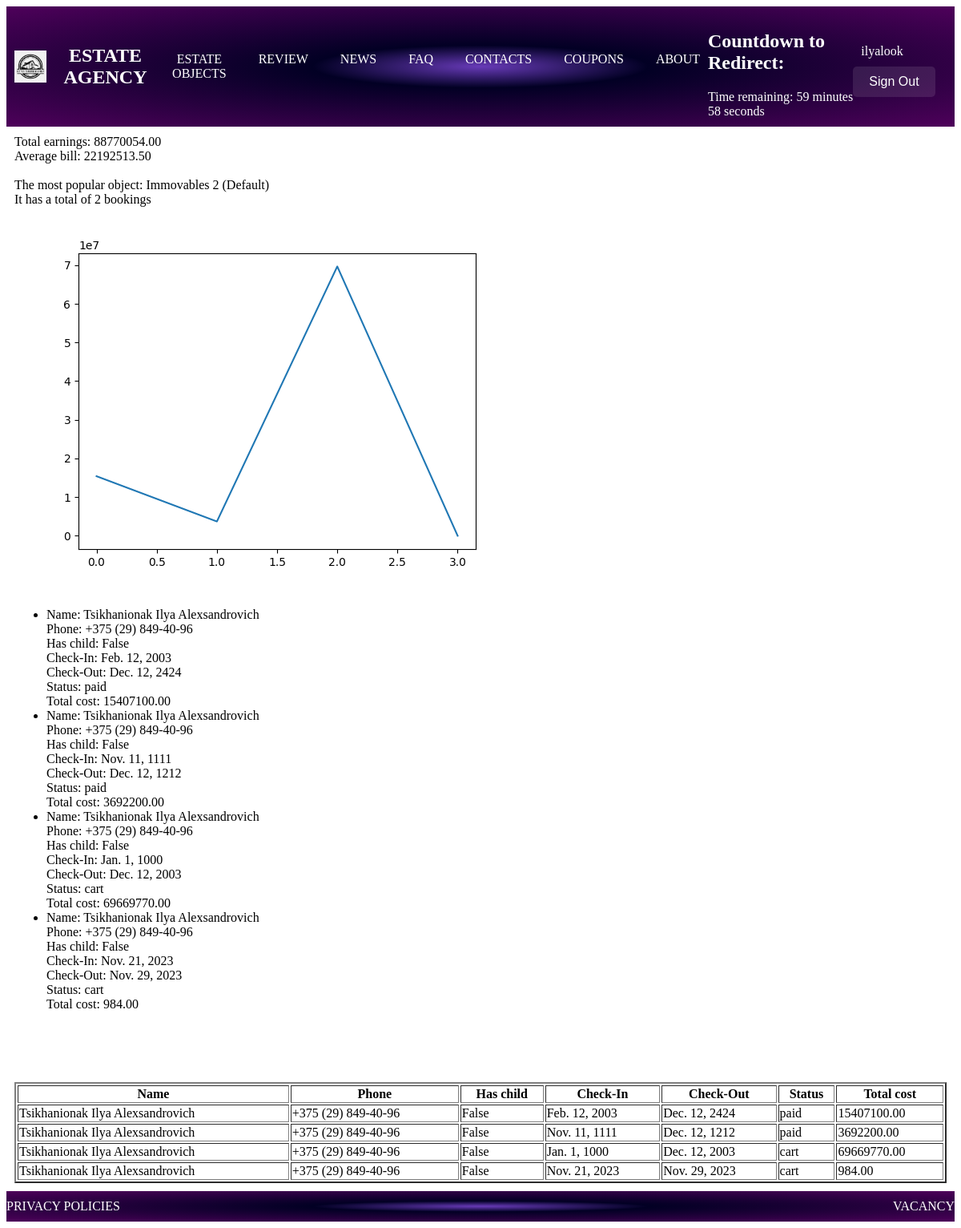
The app's page /EstateAgency/analyse/ (signed in) with its own data.
### EstateAgency/models.py (models this page shows, shortened)
class Client(AbstractUser):
    first_name = models.CharField(max_length=100)
    last_name = models.CharField(max_length=100)
    patronymic = models.CharField(max_length=100)
    birth_date = models.DateField()
    phone_number = models.CharField(max_length=20)
    def __str__(self):
        return f"{self.last_name} {self.first_name} {self.patronymic}"

class Immovables(models.Model):
    category = models.ForeignKey(Category, on_delete=models.CASCADE)
    capacity = models.IntegerField()
    price = models.DecimalField(max_digits=8, decimal_places=2)
    photo = models.ImageField(upload_to='static/immovables/', blank=True)
    def __str__(self):
        return f"Immovables {self.id} ({self.category})"

class Category(models.Model):
    name = models.CharField(max_length=50)
    def __str__(self):
        return self.name

class Booking(models.Model):
    immovables = models.ForeignKey(Immovables, on_delete=models.CASCADE)
    client = models.ForeignKey(Client, on_delete=models.CASCADE)
    check_in_date = models.DateField()
    check_out_date = models.DateField()
    has_child = models.BooleanField(default=False)
    STATUS_CHOICES = [
        ('paid', 'Paid'),
        ('cart', 'Cart'),
    ]
    status = models.CharField(max_length=10, choices=STATUS_CHOICES, default='cart')
    def calculate_total_cost(self):
        duration = self.check_out_date - self.check_in_date
        return duration.days * self.immovables.price

### EstateAgency/views.py (the view)
# urls.py: path('analyse/', views.analyse, name='agency_analyse')
def analyse(request):
    if not request.user.is_authenticated:
        return redirect("EstateAgency:agency_list", 0)
    try:
        bookings = Booking.objects.all()
        list_total_cost = [booking.calculate_total_cost() for booking in bookings]
        sum_cost = sum(list_total_cost)
        average_bill = sum_cost / len(list_total_cost)
        popular_immovables = Booking.objects.values('immovables').annotate(total_bookings=Count('immovables')). \
            order_by('-total_bookings').first()
        total_bookings = popular_immovables['total_bookings']
        immovables = Immovables.objects.get(id=popular_immovables['immovables'])
        plt.plot(list_total_cost)
        buf = io.BytesIO()
        plt.savefig(buf, format='png')
        buf.seek(0)
        plot_data = base64.b64encode(buf.read()).decode('ascii')
        return render(request, 'EstateAgency/agency_analyse.html', {'bookings': bookings,
                                                            'total_earnings': sum_cost,
                                                            'average_bill': average_bill,
                                                            'total_bookings': total_bookings,
                                                            'most_popular_immovables': immovables,
                                                            'plot_data': plot_data})
    except:
        return render(request, 'EstateAgency/agency_analyse.html', {'bookings': None,
                                                            'total_earnings': None,
                                                            'average_bill': None,
                                                            'total_bookings': None,
                                                            'most_popular_immovables': None,
                                                            'plot_data': None})

### EstateAgency/templates/EstateAgency/agency_analyse.html (shortened to what this page needs)
{% extends 'EstateAgency/base_agency.html' %}
{% block content %}
<label style="text-align: center;">Total earnings: {{total_earnings}}</label><br>
<label style="text-align: center;">Average bill: {{average_bill}}</label><br><br>
<label style="text-align: center;">The most popular object: {{most_popular_immovables}}</label><br>
<label style="text-align: center;">It has a total of {{total_bookings}} bookings</label><br>
<img>
<ul>
    {% for booking in bookings %}
    <li>
        <div>
            <label>Name: {{ booking.client }}</label><br>
            <label>Phone: {{ booking.client.phone_number }}</label><br>
            <label>Has child: {{ booking.has_child }}</label><br>
            <label>Check-In: {{ booking.check_in_date }}</label><br>
            <label>Check-Out: {{ booking.check_out_date }}</label><br>
            <label>Status: {{ booking.status }}</label><br>
            <label>Total cost: {{ booking.calculate_total_cost }}</label>
        </div>
    </li>
    {% empty %}
    <li>No booking</li>
    {% endfor %}
</ul>
<table border="2" style="width:100%;">
    <tr>
        <th>Name</th>
        <th>Phone</th>
        <th>Has child</th>
        <th>Check-In</th>
        <th>Check-Out</th>
        <th>Status</th>
        <th>Total cost</th>
    </tr>
    {% for booking in bookings %}
    <tr>
        <td>{{ booking.client }}</td>
        <td> {{ booking.client.phone_number }}</td>
        <td> {{ booking.has_child }}</td>
        <td> {{ booking.check_in_date }}</td>
        <td> {{ booking.check_out_date }}</td>
        <td>{{ booking.status }}</td>
        <br>
        <td> {{ booking.calculate_total_cost }}</td>
    </tr>
    {% empty %}
    <li>No booking</li>
    {% endfor %}
</table>
{% endblock %}

### EstateAgency/templates/EstateAgency/base_agency.html (shortened to what this page needs)
<!DOCTYPE html>
<html>
<head>
    <link rel="stylesheet" type="text/css" href="/static/css/base_main.css">
</head>
<body>
<header>
    <div class="header">
        <div class="logo" onclick="window.location.href='{% url 'main:home' %}';">
            <img src="/static/logo/logo.png" alt="Logo company" width="40" height="40" class="logo-image">
            ESTATE AGENCY
        </div>
        <div class="nav">
            <div class="nav-item"
                 onclick="window.location.href='{%url 'EstateAgency:agency_list' 0 %}';">ESTATE OBJECTS</div>
            <div class="nav-item"
                 onclick="window.location.href='{%url 'review:home' %}';">REVIEW</div>
            <div class="nav-item"
                 onclick="window.location.href='{%url 'news:home' %}';">NEWS</div>
            <div class="nav-item"
                 onclick="window.location.href='{%url 'faq:home' %}';">FAQ</div>
            <div class="nav-item"
                 onclick="window.location.href='{%url 'employee:home' %}';">CONTACTS</div>
            <div class="nav-item"
                 onclick="window.location.href='{%url 'coupon:home' %}';">COUPONS</div>
            <div class="nav-item"
                 onclick="window.location.href='{%url 'about:home' %}';">ABOUT</div>
        </div>
        <div id="countdown-container">
            <h2>Countdown to Redirect:</h2>
            <div id="countdown"></div>
        </div>
        {% if user.is_authenticated %}
        <div class="user-info">
            <div class="nav-item">{{user.username}}</div>
            <button class="button1" onclick="location.href='{%url 'auth_user:logout' %}'">Sign Out</button>
        </div>
        {% else %}
        <div class="user-info">
            <button class="button1" onclick="location.href='{%url 'auth_user:register' %}'">Sign Up</button>
            <button class="button1" onclick="location.href='{%url 'auth_user:login' %}'">Sign In</button>
        </div>
        {% endif %}
    </div>
</header>
<div class="main-content">
    <section>
        {% block content %}{% endblock %}
    </section>
</div>
<footer>
    <div class="footer">
        <div class="footer-item"
             onclick="window.location.href='/static/policy/policy.pdf'">PRIVACY POLICIES</div>
        <div class="footer-item"
             onclick="window.location.href='{%url 'vacancy:home' %}';">VACANCY</div>
    </div>
</footer>
</body>
</html>

### static/css/base_main.css (style rules this page uses)
.header { background: radial-gradient(ellipse at center, #673ab7 0%, rgba(2,0,36,1) 25%, rgba(79,1,91,1) 100%); color: #fff; padding: 10px 0; display: flex; justify-content: space-between; align-items: center; }
.logo { display: flex; align-items: center; text-align: center; padding: 10px; cursor: grabbing; font-size: 24px; font-weight: bold; position: relative; }
.logo-image { margin-right: 10px; }
.logo::before { content: ""; position: absolute; top: 0; left: 0; right: 0; bottom: 0; background: rgba(255, 255, 255, 0); transition: background 0.3s; z-index: -1; }
.nav { display: flex; gap: 20px; }
.nav-item { display: inline-block; padding: 10px 10px; text-align: center; cursor: pointer; transition: box-shadow 0.3s; box-shadow: 0 0 0 rgba(255, 255, 255, 0); }
.main-content { margin: 10px; flex: 1; }
.footer { background: radial-gradient(ellipse at center, #673ab7 0%, rgba(2,0,36,1) 25%, rgba(79,1,91,1) 100%); color: #fff; padding: 10px 0; display: flex; justify-content: space-between; }
.footer-item { cursor: pointer; }
.button1 { display: inline-block; padding: 10px 20px; font-size: 16px; text-align: center; text-decoration: none; border: none; border-radius: 5px; background-color: rgba(255, 255, 255, 0.1); color: #fff; cursor: pointer; transition: background-color 0.3s, color 0.3s, transform 0.3s; }

### records on screen
Client: username "ilyalook"
Immovables: id+category "Immovables 2 (Default)"
Booking: client "Tsikhanionak Ilya Alexsandrovich", client.phone_number "+375 (29) 849-40-96", has_child "False", check_in_date "Feb. 12, 2003", check_out_date "Dec. 12, 2424", status "paid", calculate_total_cost "15407100.00"
Booking: client "Tsikhanionak Ilya Alexsandrovich", client.phone_number "+375 (29) 849-40-96", has_child "False", check_in_date "Nov. 11, 1111", check_out_date "Dec. 12, 1212", status "paid", calculate_total_cost "3692200.00"
Booking: client "Tsikhanionak Ilya Alexsandrovich", client.phone_number "+375 (29) 849-40-96", has_child "False", check_in_date "Jan. 1, 1000", check_out_date "Dec. 12, 2003", status "cart", calculate_total_cost "69669770.00"
Booking: client "Tsikhanionak Ilya Alexsandrovich", client.phone_number "+375 (29) 849-40-96", has_child "False", check_in_date "Nov. 21, 2023", check_out_date "Nov. 29, 2023", status "cart", calculate_total_cost "984.00"

### other values on screen
{{ total_earnings }} "88770054.00"
{{ average_bill }} "22192513.50"
{{ total_bookings }} "2"
